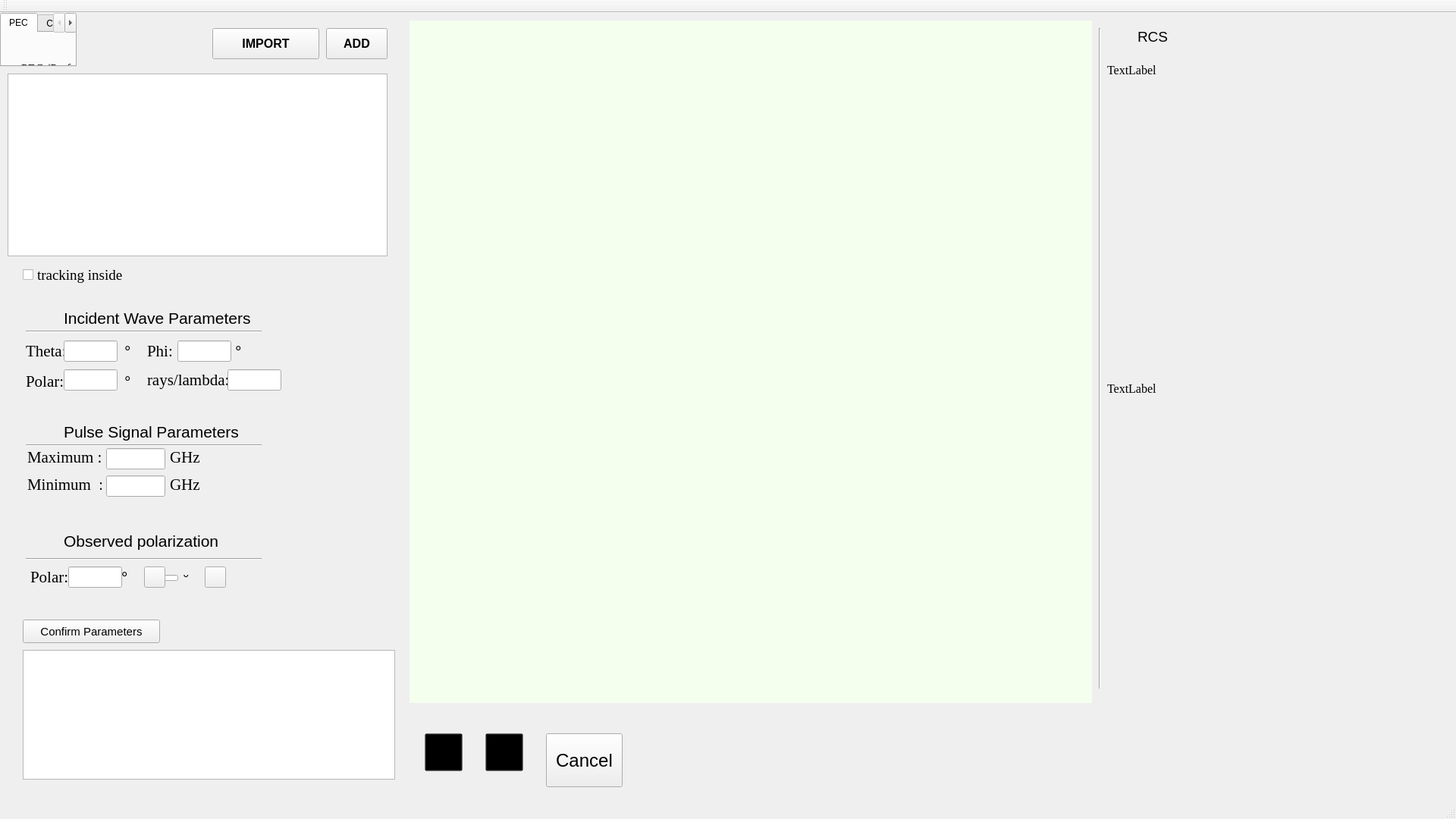
<?xml version="1.0" encoding="UTF-8"?>
<ui version="4.0">
 <class>SBRAppClass</class>
 <widget class="QMainWindow" name="SBRAppClass">
  <property name="geometry">
   <rect>
    <x>0</x>
    <y>0</y>
    <width>1920</width>
    <height>1080</height>
   </rect>
  </property>
  <property name="cursor">
   <cursorShape>ArrowCursor</cursorShape>
  </property>
  <property name="focusPolicy">
   <enum>Qt::StrongFocus</enum>
  </property>
  <property name="windowTitle">
   <string>SBRApp</string>
  </property>
  <property name="windowIcon">
   <iconset resource="SBRApp.qrc">
    <normaloff>:/SBRApp/icon/App.png</normaloff>:/SBRApp/icon/App.png</iconset>
  </property>
  <widget class="QWidget" name="centralWidget">
   <widget class="QLabel" name="label_14">
    <property name="geometry">
     <rect>
      <x>84</x>
      <y>382</y>
      <width>271</width>
      <height>41</height>
     </rect>
    </property>
    <property name="font">
     <font>
      <family>Microsoft JhengHei UI</family>
      <pointsize>16</pointsize>
     </font>
    </property>
    <property name="text">
     <string>Incident Wave Parameters</string>
    </property>
   </widget>
   <widget class="Line" name="line_3">
    <property name="geometry">
     <rect>
      <x>34</x>
      <y>412</y>
      <width>311</width>
      <height>16</height>
     </rect>
    </property>
    <property name="orientation">
     <enum>Qt::Horizontal</enum>
    </property>
   </widget>
   <widget class="QLabel" name="label_15">
    <property name="geometry">
     <rect>
      <x>34</x>
      <y>432</y>
      <width>51</width>
      <height>28</height>
     </rect>
    </property>
    <property name="font">
     <font>
      <family>Times New Roman</family>
      <pointsize>16</pointsize>
     </font>
    </property>
    <property name="text">
     <string>Theta:</string>
    </property>
   </widget>
   <widget class="QLineEdit" name="thetaIn">
    <property name="geometry">
     <rect>
      <x>84</x>
      <y>432</y>
      <width>71</width>
      <height>28</height>
     </rect>
    </property>
    <property name="font">
     <font>
      <pointsize>16</pointsize>
     </font>
    </property>
   </widget>
   <widget class="QLabel" name="label_16">
    <property name="geometry">
     <rect>
      <x>164</x>
      <y>432</y>
      <width>16</width>
      <height>28</height>
     </rect>
    </property>
    <property name="font">
     <font>
      <family>Arial</family>
      <pointsize>16</pointsize>
     </font>
    </property>
    <property name="text">
     <string>°</string>
    </property>
   </widget>
   <widget class="QLabel" name="label_17">
    <property name="geometry">
     <rect>
      <x>194</x>
      <y>432</y>
      <width>41</width>
      <height>28</height>
     </rect>
    </property>
    <property name="font">
     <font>
      <family>Times New Roman</family>
      <pointsize>16</pointsize>
     </font>
    </property>
    <property name="text">
     <string>Phi:</string>
    </property>
   </widget>
   <widget class="QLineEdit" name="phiIn">
    <property name="geometry">
     <rect>
      <x>234</x>
      <y>432</y>
      <width>71</width>
      <height>28</height>
     </rect>
    </property>
    <property name="font">
     <font>
      <pointsize>16</pointsize>
     </font>
    </property>
   </widget>
   <widget class="QLabel" name="label_18">
    <property name="geometry">
     <rect>
      <x>310</x>
      <y>432</y>
      <width>16</width>
      <height>28</height>
     </rect>
    </property>
    <property name="font">
     <font>
      <family>Arial</family>
      <pointsize>16</pointsize>
     </font>
    </property>
    <property name="text">
     <string>°</string>
    </property>
   </widget>
   <widget class="QLabel" name="label_19">
    <property name="geometry">
     <rect>
      <x>34</x>
      <y>472</y>
      <width>61</width>
      <height>28</height>
     </rect>
    </property>
    <property name="font">
     <font>
      <family>Times New Roman</family>
      <pointsize>16</pointsize>
     </font>
    </property>
    <property name="text">
     <string>Polar:</string>
    </property>
   </widget>
   <widget class="QLineEdit" name="inWavePol">
    <property name="geometry">
     <rect>
      <x>84</x>
      <y>470</y>
      <width>71</width>
      <height>28</height>
     </rect>
    </property>
    <property name="font">
     <font>
      <pointsize>16</pointsize>
     </font>
    </property>
   </widget>
   <widget class="QLabel" name="label_20">
    <property name="geometry">
     <rect>
      <x>84</x>
      <y>682</y>
      <width>251</width>
      <height>28</height>
     </rect>
    </property>
    <property name="font">
     <font>
      <family>Microsoft JhengHei UI</family>
      <pointsize>16</pointsize>
     </font>
    </property>
    <property name="text">
     <string>Observed polarization</string>
    </property>
   </widget>
   <widget class="QLineEdit" name="obsPol">
    <property name="geometry">
     <rect>
      <x>90</x>
      <y>730</y>
      <width>71</width>
      <height>28</height>
     </rect>
    </property>
    <property name="font">
     <font>
      <pointsize>16</pointsize>
     </font>
    </property>
   </widget>
   <widget class="QLabel" name="label_21">
    <property name="geometry">
     <rect>
      <x>84</x>
      <y>532</y>
      <width>271</width>
      <height>41</height>
     </rect>
    </property>
    <property name="font">
     <font>
      <family>Microsoft JhengHei UI</family>
      <pointsize>16</pointsize>
     </font>
    </property>
    <property name="text">
     <string>Pulse Signal Parameters</string>
    </property>
   </widget>
   <widget class="Line" name="line_4">
    <property name="geometry">
     <rect>
      <x>34</x>
      <y>562</y>
      <width>311</width>
      <height>16</height>
     </rect>
    </property>
    <property name="orientation">
     <enum>Qt::Horizontal</enum>
    </property>
   </widget>
   <widget class="QLineEdit" name="rayPerLambda">
    <property name="geometry">
     <rect>
      <x>300</x>
      <y>470</y>
      <width>71</width>
      <height>28</height>
     </rect>
    </property>
    <property name="font">
     <font>
      <pointsize>16</pointsize>
     </font>
    </property>
   </widget>
   <widget class="QTextEdit" name="runMsg">
    <property name="geometry">
     <rect>
      <x>30</x>
      <y>840</y>
      <width>491</width>
      <height>171</height>
     </rect>
    </property>
    <property name="font">
     <font>
      <family>Times New Roman</family>
      <pointsize>12</pointsize>
     </font>
    </property>
    <property name="readOnly">
     <bool>true</bool>
    </property>
    <property name="acceptRichText">
     <bool>false</bool>
    </property>
   </widget>
   <widget class="QCheckBox" name="enterInTrCheck">
    <property name="geometry">
     <rect>
      <x>30</x>
      <y>330</y>
      <width>171</width>
      <height>31</height>
     </rect>
    </property>
    <property name="font">
     <font>
      <family>Times New Roman</family>
      <pointsize>14</pointsize>
     </font>
    </property>
    <property name="text">
     <string>tracking inside</string>
    </property>
   </widget>
   <widget class="QPushButton" name="runButton">
    <property name="geometry">
     <rect>
      <x>560</x>
      <y>950</y>
      <width>50</width>
      <height>50</height>
     </rect>
    </property>
    <property name="font">
     <font>
      <family>Microsoft Sans Serif</family>
      <pointsize>18</pointsize>
     </font>
    </property>
    <property name="cursor">
     <cursorShape>PointingHandCursor</cursorShape>
    </property>
    <property name="focusPolicy">
     <enum>Qt::NoFocus</enum>
    </property>
    <property name="styleSheet">
     <string notr="true">background-color:transparent;
border-color: none;</string>
    </property>
    <property name="text">
     <string/>
    </property>
    <property name="icon">
     <iconset resource="SBRApp.qrc">
      <normaloff>:/SBRApp/icon/运行中.png</normaloff>
      <normalon>:/SBRApp/icon/暂停.png</normalon>
      <disabledon>:/SBRApp/icon/暂停.png</disabledon>:/SBRApp/icon/运行中.png</iconset>
    </property>
    <property name="iconSize">
     <size>
      <width>40</width>
      <height>40</height>
     </size>
    </property>
    <property name="shortcut">
     <string comment="运行" extracomment="运行"/>
    </property>
    <property name="checkable">
     <bool>true</bool>
    </property>
    <property name="checked">
     <bool>false</bool>
    </property>
   </widget>
   <widget class="QPushButton" name="resetButton">
    <property name="geometry">
     <rect>
      <x>640</x>
      <y>950</y>
      <width>50</width>
      <height>50</height>
     </rect>
    </property>
    <property name="font">
     <font>
      <family>Microsoft Sans Serif</family>
      <pointsize>18</pointsize>
     </font>
    </property>
    <property name="cursor">
     <cursorShape>PointingHandCursor</cursorShape>
    </property>
    <property name="styleSheet">
     <string notr="true">background-color:transparent;
border-color: none;</string>
    </property>
    <property name="text">
     <string/>
    </property>
    <property name="icon">
     <iconset resource="SBRApp.qrc">
      <normaloff>:/SBRApp/icon/重置.png</normaloff>
      <normalon>:/SBRApp/icon/确认.png</normalon>:/SBRApp/icon/重置.png</iconset>
    </property>
    <property name="iconSize">
     <size>
      <width>40</width>
      <height>40</height>
     </size>
    </property>
    <property name="checkable">
     <bool>true</bool>
    </property>
    <property name="autoRepeat">
     <bool>false</bool>
    </property>
   </widget>
   <widget class="QPushButton" name="cancelButton">
    <property name="geometry">
     <rect>
      <x>720</x>
      <y>950</y>
      <width>101</width>
      <height>71</height>
     </rect>
    </property>
    <property name="font">
     <font>
      <family>Microsoft Sans Serif</family>
      <pointsize>18</pointsize>
     </font>
    </property>
    <property name="styleSheet">
     <string notr="true">QPushButton::hover {
    border-style: solid;
    border-width: 0px;
    border-radius: 0px;
}
QPushButton::focus{outline: none;}</string>
    </property>
    <property name="text">
     <string>Cancel</string>
    </property>
   </widget>
   <widget class="QPushButton" name="confirmButton">
    <property name="geometry">
     <rect>
      <x>30</x>
      <y>800</y>
      <width>181</width>
      <height>31</height>
     </rect>
    </property>
    <property name="font">
     <font>
      <family>Microsoft YaHei UI</family>
      <pointsize>11</pointsize>
     </font>
    </property>
    <property name="text">
     <string>Confirm Parameters</string>
    </property>
    <property name="icon">
     <iconset resource="SBRApp.qrc">
      <normaloff>:/SBRApp/icon/parameter确认.png</normaloff>:/SBRApp/icon/parameter确认.png</iconset>
    </property>
   </widget>
   <widget class="QWidget" name="meshWidget" native="true">
    <property name="geometry">
     <rect>
      <x>540</x>
      <y>10</y>
      <width>900</width>
      <height>900</height>
     </rect>
    </property>
    <property name="styleSheet">
     <string notr="true">background-color: rgb(245, 255, 238);</string>
    </property>
   </widget>
   <widget class="QTextEdit" name="loadMsg">
    <property name="geometry">
     <rect>
      <x>540</x>
      <y>920</y>
      <width>901</width>
      <height>31</height>
     </rect>
    </property>
    <property name="font">
     <font>
      <family>Times New Roman</family>
      <pointsize>12</pointsize>
     </font>
    </property>
    <property name="styleSheet">
     <string notr="true">background-color:transparent;
border-color: none;</string>
    </property>
   </widget>
   <widget class="QChartView" name="freqLine" native="true">
    <property name="geometry">
     <rect>
      <x>1460</x>
      <y>90</y>
      <width>451</width>
      <height>381</height>
     </rect>
    </property>
    <property name="cursor">
     <cursorShape>ArrowCursor</cursorShape>
    </property>
    <property name="styleSheet">
     <string notr="true">background-color:transparent;</string>
    </property>
   </widget>
   <widget class="QLabel" name="label_28">
    <property name="geometry">
     <rect>
      <x>34</x>
      <y>522</y>
      <width>50</width>
      <height>50</height>
     </rect>
    </property>
    <property name="text">
     <string/>
    </property>
    <property name="pixmap">
     <pixmap resource="SBRApp.qrc">:/SBRApp/icon/时域波形.png</pixmap>
    </property>
    <property name="scaledContents">
     <bool>true</bool>
    </property>
   </widget>
   <widget class="QLabel" name="label_29">
    <property name="geometry">
     <rect>
      <x>34</x>
      <y>372</y>
      <width>50</width>
      <height>50</height>
     </rect>
    </property>
    <property name="text">
     <string/>
    </property>
    <property name="pixmap">
     <pixmap resource="SBRApp.qrc">:/SBRApp/icon/光合辐射.png</pixmap>
    </property>
    <property name="scaledContents">
     <bool>true</bool>
    </property>
   </widget>
   <widget class="QLabel" name="label_26">
    <property name="geometry">
     <rect>
      <x>164</x>
      <y>472</y>
      <width>16</width>
      <height>28</height>
     </rect>
    </property>
    <property name="font">
     <font>
      <family>Arial</family>
      <pointsize>16</pointsize>
     </font>
    </property>
    <property name="text">
     <string>°</string>
    </property>
   </widget>
   <widget class="QLabel" name="label_30">
    <property name="geometry">
     <rect>
      <x>34</x>
      <y>662</y>
      <width>50</width>
      <height>50</height>
     </rect>
    </property>
    <property name="text">
     <string/>
    </property>
    <property name="pixmap">
     <pixmap resource="SBRApp.qrc">:/SBRApp/icon/方向.png</pixmap>
    </property>
    <property name="scaledContents">
     <bool>true</bool>
    </property>
   </widget>
   <widget class="QLabel" name="label_31">
    <property name="geometry">
     <rect>
      <x>160</x>
      <y>730</y>
      <width>16</width>
      <height>28</height>
     </rect>
    </property>
    <property name="font">
     <font>
      <family>Arial</family>
      <pointsize>16</pointsize>
     </font>
    </property>
    <property name="text">
     <string>°</string>
    </property>
   </widget>
   <widget class="Line" name="line_5">
    <property name="geometry">
     <rect>
      <x>34</x>
      <y>712</y>
      <width>311</width>
      <height>16</height>
     </rect>
    </property>
    <property name="orientation">
     <enum>Qt::Horizontal</enum>
    </property>
   </widget>
   <widget class="QTabWidget" name="tabWidget">
    <property name="geometry">
     <rect>
      <x>0</x>
      <y>0</y>
      <width>101</width>
      <height>71</height>
     </rect>
    </property>
    <property name="styleSheet">
     <string notr="true">font: 14pt &quot;Microsoft JhengHei UI&quot;;</string>
    </property>
    <property name="currentIndex">
     <number>0</number>
    </property>
    <widget class="QWidget" name="tab">
     <attribute name="title">
      <string>PEC</string>
     </attribute>
     <widget class="QLabel" name="label_32">
      <property name="geometry">
       <rect>
        <x>10</x>
        <y>0</y>
        <width>401</width>
        <height>221</height>
       </rect>
      </property>
      <property name="font">
       <font>
        <family>Times New Roman</family>
        <pointsize>12</pointsize>
        <weight>50</weight>
        <italic>false</italic>
        <bold>false</bold>
       </font>
      </property>
      <property name="styleSheet">
       <string notr="true">font: 12pt &quot;Times New Roman&quot;;</string>
      </property>
      <property name="text">
       <string>    PEC (Perfect Electric Conductor) is assumed to be capable of carrying current and having infinite conductivity. 
    PEC boundary conditions are used to simulate the behavior of an ideal conductor, assuming that electromagnetic waves do not induce electric fields on these surfaces, resulting in complete reflection of the electromagnetic waves. 
    The current density on PEC surfaces is zero, and the electric field is perpendicular to the surface.</string>
      </property>
      <property name="wordWrap">
       <bool>true</bool>
      </property>
     </widget>
     <widget class="QPushButton" name="pecImport">
      <property name="geometry">
       <rect>
        <x>260</x>
        <y>230</y>
        <width>131</width>
        <height>41</height>
       </rect>
      </property>
      <property name="font">
       <font>
        <family>Microsoft YaHei UI</family>
        <pointsize>11</pointsize>
        <weight>50</weight>
        <italic>false</italic>
        <bold>false</bold>
       </font>
      </property>
      <property name="cursor">
       <cursorShape>PointingHandCursor</cursorShape>
      </property>
      <property name="styleSheet">
       <string notr="true">font: 11pt &quot;Microsoft YaHei UI&quot;;</string>
      </property>
      <property name="text">
       <string>Import .stl</string>
      </property>
      <property name="icon">
       <iconset resource="SBRApp.qrc">
        <normaloff>:/SBRApp/icon/选择文件.png</normaloff>:/SBRApp/icon/选择文件.png</iconset>
      </property>
     </widget>
    </widget>
    <widget class="QWidget" name="tab_2">
     <attribute name="title">
      <string>Coating</string>
     </attribute>
     <widget class="QLabel" name="label_33">
      <property name="geometry">
       <rect>
        <x>10</x>
        <y>0</y>
        <width>391</width>
        <height>161</height>
       </rect>
      </property>
      <property name="font">
       <font>
        <family>Times New Roman</family>
        <pointsize>12</pointsize>
        <weight>50</weight>
        <italic>false</italic>
        <bold>false</bold>
       </font>
      </property>
      <property name="styleSheet">
       <string notr="true">font: 12pt &quot;Times New Roman&quot;;</string>
      </property>
      <property name="text">
       <string>    The coating material typically refers to a special material applied to a surface to alter the propagation characteristics of electromagnetic waves on it.
    Set the 'd (thickness)', 'mu', 'epsilon', then select an .STL mesh file as the coating material.</string>
      </property>
      <property name="wordWrap">
       <bool>true</bool>
      </property>
     </widget>
     <widget class="QPushButton" name="coatImport">
      <property name="geometry">
       <rect>
        <x>260</x>
        <y>230</y>
        <width>131</width>
        <height>41</height>
       </rect>
      </property>
      <property name="font">
       <font>
        <family>Microsoft YaHei UI</family>
        <pointsize>11</pointsize>
        <weight>50</weight>
        <italic>false</italic>
        <bold>false</bold>
       </font>
      </property>
      <property name="cursor">
       <cursorShape>PointingHandCursor</cursorShape>
      </property>
      <property name="styleSheet">
       <string notr="true">font: 11pt &quot;Microsoft YaHei UI&quot;;</string>
      </property>
      <property name="text">
       <string>Import .stl</string>
      </property>
      <property name="icon">
       <iconset resource="SBRApp.qrc">
        <normaloff>:/SBRApp/icon/选择文件.png</normaloff>:/SBRApp/icon/选择文件.png</iconset>
      </property>
     </widget>
     <widget class="QLabel" name="label_35">
      <property name="geometry">
       <rect>
        <x>20</x>
        <y>160</y>
        <width>121</width>
        <height>31</height>
       </rect>
      </property>
      <property name="font">
       <font>
        <family>Times New Roman</family>
        <pointsize>13</pointsize>
        <weight>50</weight>
        <italic>false</italic>
        <bold>false</bold>
       </font>
      </property>
      <property name="styleSheet">
       <string notr="true">font: 13pt &quot;Times New Roman&quot;;</string>
      </property>
      <property name="text">
       <string>&lt;html&gt;&lt;head/&gt;&lt;body&gt;&lt;p&gt;permeability(μ) : &lt;/p&gt;&lt;/body&gt;&lt;/html&gt;</string>
      </property>
     </widget>
     <widget class="QLabel" name="label_36">
      <property name="geometry">
       <rect>
        <x>20</x>
        <y>190</y>
        <width>121</width>
        <height>31</height>
       </rect>
      </property>
      <property name="font">
       <font>
        <family>Times New Roman</family>
        <pointsize>13</pointsize>
        <weight>50</weight>
        <italic>false</italic>
        <bold>false</bold>
       </font>
      </property>
      <property name="styleSheet">
       <string notr="true">font: 13pt &quot;Times New Roman&quot;;</string>
      </property>
      <property name="text">
       <string>&lt;html&gt;&lt;head/&gt;&lt;body&gt;&lt;p&gt;permittivity  (ε) : &lt;/p&gt;&lt;/body&gt;&lt;/html&gt;</string>
      </property>
     </widget>
     <widget class="QLineEdit" name="coatMuR">
      <property name="geometry">
       <rect>
        <x>140</x>
        <y>160</y>
        <width>51</width>
        <height>20</height>
       </rect>
      </property>
      <property name="styleSheet">
       <string notr="true">background-color:transparent;
border-color: transparent;</string>
      </property>
      <property name="clearButtonEnabled">
       <bool>false</bool>
      </property>
     </widget>
     <widget class="QLabel" name="label_37">
      <property name="geometry">
       <rect>
        <x>190</x>
        <y>160</y>
        <width>16</width>
        <height>16</height>
       </rect>
      </property>
      <property name="text">
       <string>+</string>
      </property>
     </widget>
     <widget class="QLineEdit" name="coatMuI">
      <property name="geometry">
       <rect>
        <x>210</x>
        <y>160</y>
        <width>51</width>
        <height>20</height>
       </rect>
      </property>
      <property name="styleSheet">
       <string notr="true">background-color:transparent;
border-color: transparent;</string>
      </property>
      <property name="clearButtonEnabled">
       <bool>false</bool>
      </property>
     </widget>
     <widget class="QLabel" name="label_38">
      <property name="geometry">
       <rect>
        <x>260</x>
        <y>160</y>
        <width>16</width>
        <height>16</height>
       </rect>
      </property>
      <property name="text">
       <string> i</string>
      </property>
     </widget>
     <widget class="QLabel" name="label_39">
      <property name="geometry">
       <rect>
        <x>260</x>
        <y>190</y>
        <width>16</width>
        <height>16</height>
       </rect>
      </property>
      <property name="text">
       <string> i</string>
      </property>
     </widget>
     <widget class="QLabel" name="label_40">
      <property name="geometry">
       <rect>
        <x>190</x>
        <y>190</y>
        <width>16</width>
        <height>16</height>
       </rect>
      </property>
      <property name="text">
       <string>-</string>
      </property>
     </widget>
     <widget class="QLineEdit" name="coatEpsI">
      <property name="geometry">
       <rect>
        <x>210</x>
        <y>190</y>
        <width>51</width>
        <height>20</height>
       </rect>
      </property>
      <property name="styleSheet">
       <string notr="true">background-color:transparent;
border-color: transparent;</string>
      </property>
      <property name="clearButtonEnabled">
       <bool>false</bool>
      </property>
     </widget>
     <widget class="QLineEdit" name="coatEpsR">
      <property name="geometry">
       <rect>
        <x>140</x>
        <y>190</y>
        <width>51</width>
        <height>20</height>
       </rect>
      </property>
      <property name="styleSheet">
       <string notr="true">background-color:transparent;
border-color: transparent;</string>
      </property>
      <property name="clearButtonEnabled">
       <bool>false</bool>
      </property>
     </widget>
     <widget class="QLabel" name="label_47">
      <property name="geometry">
       <rect>
        <x>290</x>
        <y>160</y>
        <width>21</width>
        <height>31</height>
       </rect>
      </property>
      <property name="font">
       <font>
        <family>Times New Roman</family>
        <pointsize>13</pointsize>
        <weight>50</weight>
        <italic>false</italic>
        <bold>false</bold>
       </font>
      </property>
      <property name="styleSheet">
       <string notr="true">font: 13pt &quot;Times New Roman&quot;;</string>
      </property>
      <property name="text">
       <string>&lt;html&gt;&lt;head/&gt;&lt;body&gt;&lt;p&gt;d : &lt;/p&gt;&lt;/body&gt;&lt;/html&gt;</string>
      </property>
     </widget>
     <widget class="QLineEdit" name="coatThickIn">
      <property name="geometry">
       <rect>
        <x>310</x>
        <y>160</y>
        <width>51</width>
        <height>20</height>
       </rect>
      </property>
      <property name="styleSheet">
       <string notr="true">background-color:transparent;
border-color: transparent;</string>
      </property>
      <property name="clearButtonEnabled">
       <bool>false</bool>
      </property>
     </widget>
     <widget class="QLabel" name="label_48">
      <property name="geometry">
       <rect>
        <x>360</x>
        <y>160</y>
        <width>21</width>
        <height>16</height>
       </rect>
      </property>
      <property name="text">
       <string>m</string>
      </property>
     </widget>
    </widget>
    <widget class="QWidget" name="tab_3">
     <attribute name="title">
      <string>Dielectric</string>
     </attribute>
     <widget class="QLabel" name="label_34">
      <property name="geometry">
       <rect>
        <x>10</x>
        <y>0</y>
        <width>391</width>
        <height>151</height>
       </rect>
      </property>
      <property name="font">
       <font>
        <family>Times New Roman</family>
        <pointsize>12</pointsize>
        <weight>50</weight>
        <italic>false</italic>
        <bold>false</bold>
       </font>
      </property>
      <property name="styleSheet">
       <string notr="true">font: 12pt &quot;Times New Roman&quot;;</string>
      </property>
      <property name="text">
       <string>    The main characteristic of a dielectric is its ability to undergo polarization in an electric field without producing a significant electric current.
    Set the 'mu', 'epsilon', then select an .STL mesh file as the dielectric.</string>
      </property>
      <property name="wordWrap">
       <bool>true</bool>
      </property>
     </widget>
     <widget class="QPushButton" name="dieleImport">
      <property name="geometry">
       <rect>
        <x>260</x>
        <y>230</y>
        <width>131</width>
        <height>41</height>
       </rect>
      </property>
      <property name="font">
       <font>
        <family>Microsoft YaHei UI</family>
        <pointsize>11</pointsize>
        <weight>50</weight>
        <italic>false</italic>
        <bold>false</bold>
       </font>
      </property>
      <property name="cursor">
       <cursorShape>PointingHandCursor</cursorShape>
      </property>
      <property name="styleSheet">
       <string notr="true">font: 11pt &quot;Microsoft YaHei UI&quot;;</string>
      </property>
      <property name="text">
       <string>Import .stl</string>
      </property>
      <property name="icon">
       <iconset resource="SBRApp.qrc">
        <normaloff>:/SBRApp/icon/选择文件.png</normaloff>:/SBRApp/icon/选择文件.png</iconset>
      </property>
     </widget>
     <widget class="QLabel" name="label_41">
      <property name="geometry">
       <rect>
        <x>260</x>
        <y>170</y>
        <width>16</width>
        <height>16</height>
       </rect>
      </property>
      <property name="text">
       <string> i</string>
      </property>
     </widget>
     <widget class="QLabel" name="label_42">
      <property name="geometry">
       <rect>
        <x>190</x>
        <y>170</y>
        <width>16</width>
        <height>16</height>
       </rect>
      </property>
      <property name="text">
       <string>+</string>
      </property>
     </widget>
     <widget class="QLabel" name="label_43">
      <property name="geometry">
       <rect>
        <x>190</x>
        <y>200</y>
        <width>16</width>
        <height>16</height>
       </rect>
      </property>
      <property name="text">
       <string>-</string>
      </property>
     </widget>
     <widget class="QLabel" name="label_44">
      <property name="geometry">
       <rect>
        <x>20</x>
        <y>170</y>
        <width>121</width>
        <height>31</height>
       </rect>
      </property>
      <property name="font">
       <font>
        <family>Times New Roman</family>
        <pointsize>13</pointsize>
        <weight>50</weight>
        <italic>false</italic>
        <bold>false</bold>
       </font>
      </property>
      <property name="styleSheet">
       <string notr="true">font: 13pt &quot;Times New Roman&quot;;</string>
      </property>
      <property name="text">
       <string>&lt;html&gt;&lt;head/&gt;&lt;body&gt;&lt;p&gt;permeability(μ) : &lt;/p&gt;&lt;/body&gt;&lt;/html&gt;</string>
      </property>
     </widget>
     <widget class="QLineEdit" name="dieEpsI">
      <property name="geometry">
       <rect>
        <x>210</x>
        <y>200</y>
        <width>51</width>
        <height>20</height>
       </rect>
      </property>
      <property name="styleSheet">
       <string notr="true">background-color:transparent;
border-color: transparent;</string>
      </property>
      <property name="clearButtonEnabled">
       <bool>false</bool>
      </property>
     </widget>
     <widget class="QLabel" name="label_45">
      <property name="geometry">
       <rect>
        <x>260</x>
        <y>200</y>
        <width>16</width>
        <height>16</height>
       </rect>
      </property>
      <property name="text">
       <string> i</string>
      </property>
     </widget>
     <widget class="QLineEdit" name="dieMuI">
      <property name="geometry">
       <rect>
        <x>210</x>
        <y>170</y>
        <width>51</width>
        <height>20</height>
       </rect>
      </property>
      <property name="styleSheet">
       <string notr="true">background-color:transparent;
border-color: transparent;</string>
      </property>
      <property name="clearButtonEnabled">
       <bool>false</bool>
      </property>
     </widget>
     <widget class="QLabel" name="label_46">
      <property name="geometry">
       <rect>
        <x>20</x>
        <y>200</y>
        <width>121</width>
        <height>31</height>
       </rect>
      </property>
      <property name="font">
       <font>
        <family>Times New Roman</family>
        <pointsize>13</pointsize>
        <weight>50</weight>
        <italic>false</italic>
        <bold>false</bold>
       </font>
      </property>
      <property name="styleSheet">
       <string notr="true">font: 13pt &quot;Times New Roman&quot;;</string>
      </property>
      <property name="text">
       <string>&lt;html&gt;&lt;head/&gt;&lt;body&gt;&lt;p&gt;permittivity  (ε) : &lt;/p&gt;&lt;/body&gt;&lt;/html&gt;</string>
      </property>
     </widget>
     <widget class="QLineEdit" name="dieMuR">
      <property name="geometry">
       <rect>
        <x>140</x>
        <y>170</y>
        <width>51</width>
        <height>20</height>
       </rect>
      </property>
      <property name="styleSheet">
       <string notr="true">background-color:transparent;
border-color: transparent;</string>
      </property>
      <property name="clearButtonEnabled">
       <bool>false</bool>
      </property>
     </widget>
     <widget class="QLineEdit" name="dieEpsR">
      <property name="geometry">
       <rect>
        <x>140</x>
        <y>200</y>
        <width>51</width>
        <height>20</height>
       </rect>
      </property>
      <property name="styleSheet">
       <string notr="true">background-color:transparent;
border-color: transparent;</string>
      </property>
      <property name="clearButtonEnabled">
       <bool>false</bool>
      </property>
     </widget>
    </widget>
   </widget>
   <widget class="QLabel" name="label_49">
    <property name="geometry">
     <rect>
      <x>40</x>
      <y>730</y>
      <width>61</width>
      <height>28</height>
     </rect>
    </property>
    <property name="font">
     <font>
      <family>Times New Roman</family>
      <pointsize>16</pointsize>
     </font>
    </property>
    <property name="text">
     <string>Polar:</string>
    </property>
   </widget>
   <widget class="QPushButton" name="addPolX">
    <property name="geometry">
     <rect>
      <x>190</x>
      <y>730</y>
      <width>28</width>
      <height>28</height>
     </rect>
    </property>
    <property name="cursor">
     <cursorShape>PointingHandCursor</cursorShape>
    </property>
    <property name="text">
     <string/>
    </property>
    <property name="icon">
     <iconset resource="SBRApp.qrc">
      <normaloff>:/SBRApp/icon/添加.png</normaloff>:/SBRApp/icon/添加.png</iconset>
    </property>
    <property name="iconSize">
     <size>
      <width>28</width>
      <height>28</height>
     </size>
    </property>
   </widget>
   <widget class="QPushButton" name="rmPolX">
    <property name="geometry">
     <rect>
      <x>270</x>
      <y>730</y>
      <width>28</width>
      <height>28</height>
     </rect>
    </property>
    <property name="cursor">
     <cursorShape>PointingHandCursor</cursorShape>
    </property>
    <property name="text">
     <string/>
    </property>
    <property name="icon">
     <iconset resource="SBRApp.qrc">
      <normaloff>:/SBRApp/icon/减-方框.png</normaloff>:/SBRApp/icon/减-方框.png</iconset>
    </property>
    <property name="iconSize">
     <size>
      <width>28</width>
      <height>28</height>
     </size>
    </property>
   </widget>
   <widget class="QChartView" name="freqLineX" native="true">
    <property name="geometry">
     <rect>
      <x>1460</x>
      <y>510</y>
      <width>451</width>
      <height>381</height>
     </rect>
    </property>
    <property name="styleSheet">
     <string notr="true">background-color:transparent;</string>
    </property>
   </widget>
   <widget class="Line" name="line">
    <property name="geometry">
     <rect>
      <x>1440</x>
      <y>20</y>
      <width>20</width>
      <height>871</height>
     </rect>
    </property>
    <property name="orientation">
     <enum>Qt::Vertical</enum>
    </property>
   </widget>
   <widget class="QLabel" name="label">
    <property name="geometry">
     <rect>
      <x>1470</x>
      <y>20</y>
      <width>25</width>
      <height>25</height>
     </rect>
    </property>
    <property name="text">
     <string/>
    </property>
    <property name="pixmap">
     <pixmap resource="SBRApp.qrc">:/SBRApp/icon/曲线.png</pixmap>
    </property>
    <property name="scaledContents">
     <bool>true</bool>
    </property>
   </widget>
   <widget class="QLabel" name="label_2">
    <property name="geometry">
     <rect>
      <x>1500</x>
      <y>21</y>
      <width>54</width>
      <height>21</height>
     </rect>
    </property>
    <property name="font">
     <font>
      <family>Microsoft JhengHei UI</family>
      <pointsize>14</pointsize>
     </font>
    </property>
    <property name="text">
     <string>RCS</string>
    </property>
   </widget>
   <widget class="QLabel" name="chartHead1">
    <property name="geometry">
     <rect>
      <x>1460</x>
      <y>60</y>
      <width>141</width>
      <height>31</height>
     </rect>
    </property>
    <property name="font">
     <font>
      <family>Times New Roman</family>
      <pointsize>12</pointsize>
     </font>
    </property>
    <property name="text">
     <string>TextLabel</string>
    </property>
   </widget>
   <widget class="QLabel" name="chartHead2">
    <property name="geometry">
     <rect>
      <x>1460</x>
      <y>480</y>
      <width>141</width>
      <height>31</height>
     </rect>
    </property>
    <property name="font">
     <font>
      <family>Times New Roman</family>
      <pointsize>12</pointsize>
     </font>
    </property>
    <property name="text">
     <string>TextLabel</string>
    </property>
   </widget>
   <widget class="QLabel" name="label_27">
    <property name="geometry">
     <rect>
      <x>194</x>
      <y>472</y>
      <width>119</width>
      <height>24</height>
     </rect>
    </property>
    <property name="font">
     <font>
      <family>Times New Roman</family>
      <pointsize>16</pointsize>
     </font>
    </property>
    <property name="text">
     <string>rays/lambda:</string>
    </property>
   </widget>
   <widget class="QLineEdit" name="freqHigh">
    <property name="geometry">
     <rect>
      <x>140</x>
      <y>574</y>
      <width>78</width>
      <height>28</height>
     </rect>
    </property>
    <property name="font">
     <font>
      <pointsize>16</pointsize>
     </font>
    </property>
   </widget>
   <widget class="QLabel" name="label_23">
    <property name="geometry">
     <rect>
      <x>224</x>
      <y>574</y>
      <width>39</width>
      <height>24</height>
     </rect>
    </property>
    <property name="font">
     <font>
      <family>Times New Roman</family>
      <pointsize>16</pointsize>
     </font>
    </property>
    <property name="text">
     <string>GHz</string>
    </property>
   </widget>
   <widget class="QLabel" name="label_22">
    <property name="geometry">
     <rect>
      <x>36</x>
      <y>574</y>
      <width>98</width>
      <height>24</height>
     </rect>
    </property>
    <property name="font">
     <font>
      <family>Times New Roman</family>
      <pointsize>16</pointsize>
     </font>
    </property>
    <property name="text">
     <string>Maximum :</string>
    </property>
   </widget>
   <widget class="QLabel" name="label_24">
    <property name="geometry">
     <rect>
      <x>36</x>
      <y>610</y>
      <width>98</width>
      <height>24</height>
     </rect>
    </property>
    <property name="font">
     <font>
      <family>Times New Roman</family>
      <pointsize>16</pointsize>
     </font>
    </property>
    <property name="text">
     <string>Minimum  :</string>
    </property>
   </widget>
   <widget class="QLabel" name="label_25">
    <property name="geometry">
     <rect>
      <x>224</x>
      <y>610</y>
      <width>39</width>
      <height>24</height>
     </rect>
    </property>
    <property name="font">
     <font>
      <family>Times New Roman</family>
      <pointsize>16</pointsize>
     </font>
    </property>
    <property name="text">
     <string>GHz</string>
    </property>
   </widget>
   <widget class="QLineEdit" name="freqLow">
    <property name="geometry">
     <rect>
      <x>140</x>
      <y>610</y>
      <width>78</width>
      <height>28</height>
     </rect>
    </property>
    <property name="font">
     <font>
      <pointsize>16</pointsize>
     </font>
    </property>
   </widget>
   <widget class="QWidget" name="layoutWidget">
    <property name="geometry">
     <rect>
      <x>180</x>
      <y>730</y>
      <width>81</width>
      <height>30</height>
     </rect>
    </property>
    <layout class="QHBoxLayout" name="obsPolXLayout">
     <item>
      <widget class="QLineEdit" name="obsPolX">
       <property name="font">
        <font>
         <pointsize>16</pointsize>
        </font>
       </property>
      </widget>
     </item>
     <item>
      <widget class="QLabel" name="obsPolXDeg">
       <property name="font">
        <font>
         <family>Arial</family>
         <pointsize>16</pointsize>
        </font>
       </property>
       <property name="text">
        <string>°</string>
       </property>
      </widget>
     </item>
    </layout>
   </widget>
   <widget class="QTreeView" name="treeView">
    <property name="geometry">
     <rect>
      <x>10</x>
      <y>80</y>
      <width>501</width>
      <height>241</height>
     </rect>
    </property>
   </widget>
   <widget class="QPushButton" name="importButton">
    <property name="geometry">
     <rect>
      <x>280</x>
      <y>20</y>
      <width>141</width>
      <height>41</height>
     </rect>
    </property>
    <property name="font">
     <font>
      <family>Microsoft JhengHei UI</family>
      <pointsize>12</pointsize>
      <weight>75</weight>
      <bold>true</bold>
     </font>
    </property>
    <property name="text">
     <string>IMPORT</string>
    </property>
    <property name="icon">
     <iconset resource="SBRApp.qrc">
      <normaloff>:/SBRApp/icon/选择文件.png</normaloff>:/SBRApp/icon/选择文件.png</iconset>
    </property>
   </widget>
   <widget class="QPushButton" name="importCatButton">
    <property name="geometry">
     <rect>
      <x>430</x>
      <y>20</y>
      <width>81</width>
      <height>41</height>
     </rect>
    </property>
    <property name="font">
     <font>
      <family>Microsoft JhengHei UI</family>
      <pointsize>12</pointsize>
      <weight>75</weight>
      <bold>true</bold>
     </font>
    </property>
    <property name="text">
     <string>ADD</string>
    </property>
    <property name="icon">
     <iconset resource="SBRApp.qrc">
      <normaloff>:/SBRApp/icon/importCat.png</normaloff>:/SBRApp/icon/importCat.png</iconset>
    </property>
   </widget>
   <zorder>label_27</zorder>
   <zorder>freqHigh</zorder>
   <zorder>label_23</zorder>
   <zorder>label_22</zorder>
   <zorder>label_24</zorder>
   <zorder>label_25</zorder>
   <zorder>freqLow</zorder>
   <zorder>label_14</zorder>
   <zorder>line_3</zorder>
   <zorder>label_15</zorder>
   <zorder>thetaIn</zorder>
   <zorder>label_16</zorder>
   <zorder>label_17</zorder>
   <zorder>phiIn</zorder>
   <zorder>label_18</zorder>
   <zorder>label_19</zorder>
   <zorder>inWavePol</zorder>
   <zorder>label_20</zorder>
   <zorder>obsPol</zorder>
   <zorder>label_21</zorder>
   <zorder>line_4</zorder>
   <zorder>rayPerLambda</zorder>
   <zorder>runMsg</zorder>
   <zorder>enterInTrCheck</zorder>
   <zorder>runButton</zorder>
   <zorder>resetButton</zorder>
   <zorder>cancelButton</zorder>
   <zorder>layoutWidget</zorder>
   <zorder>confirmButton</zorder>
   <zorder>meshWidget</zorder>
   <zorder>loadMsg</zorder>
   <zorder>freqLine</zorder>
   <zorder>label_28</zorder>
   <zorder>label_29</zorder>
   <zorder>label_26</zorder>
   <zorder>label_30</zorder>
   <zorder>label_31</zorder>
   <zorder>line_5</zorder>
   <zorder>tabWidget</zorder>
   <zorder>label_49</zorder>
   <zorder>rmPolX</zorder>
   <zorder>freqLineX</zorder>
   <zorder>line</zorder>
   <zorder>label</zorder>
   <zorder>label_2</zorder>
   <zorder>chartHead1</zorder>
   <zorder>chartHead2</zorder>
   <zorder>addPolX</zorder>
   <zorder>treeView</zorder>
   <zorder>importButton</zorder>
   <zorder>importCatButton</zorder>
  </widget>
  <widget class="QMenuBar" name="menuBar">
   <property name="geometry">
    <rect>
     <x>0</x>
     <y>0</y>
     <width>1920</width>
     <height>23</height>
    </rect>
   </property>
  </widget>
  <widget class="QToolBar" name="mainToolBar">
   <attribute name="toolBarArea">
    <enum>TopToolBarArea</enum>
   </attribute>
   <attribute name="toolBarBreak">
    <bool>false</bool>
   </attribute>
  </widget>
  <widget class="QStatusBar" name="statusBar"/>
 </widget>
 <layoutdefault spacing="6" margin="11"/>
 <customwidgets>
  <customwidget>
   <class>QChartView</class>
   <extends>QWidget</extends>
   <header>qchartview.h</header>
   <container>1</container>
  </customwidget>
 </customwidgets>
 <resources>
  <include location="SBRApp.qrc"/>
 </resources>
 <connections/>
</ui>
